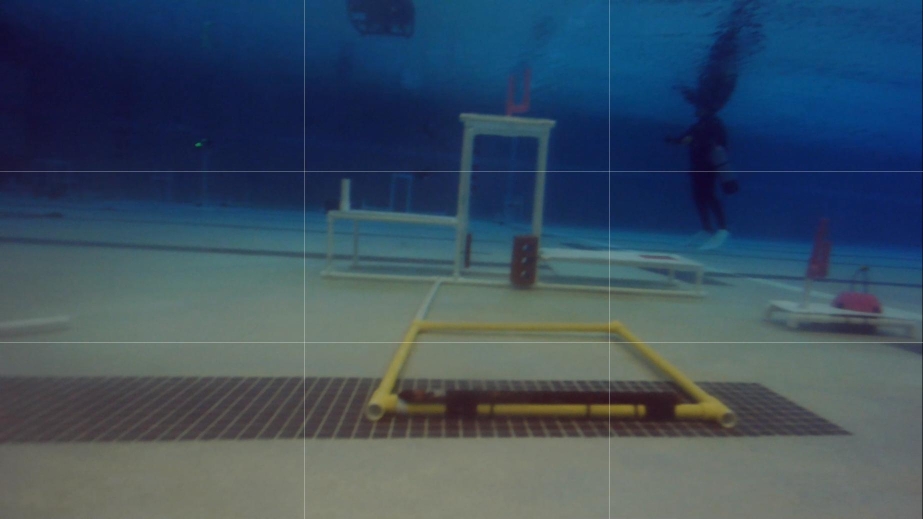
#> input picture 2024/coral platform/2024-06-22_00.12.28.800.jpg, 1846 x 1038 px (shown at 1/2 size)
$ python 'mate2024 mission 3.3 overall program(1).py'
#> lines starting #> are read from the running program, lines starting #| are printed output that depends on the picture
import math
import cv2
import cadquery as cq

points = []
reference_size = 26

def mouse_callback(event, x, y, flags, param):
    if event == cv2.EVENT_LBUTTONDOWN:
        points.append((x, y))
        cv2.circle(resized_image, (x, y), 2, (0, 0, 255), -1)  # 繪製紅色小點
        cv2.imshow("Image", resized_image)

image = cv2.imread(r"2024-06-22_00.12.28.800.jpg")
#> image is the input picture: shape (1038, 1846, 3); mean B, G, R 96.1, 79.4, 59.9

# 縮小圖片
resized_image = cv2.resize(image, (851, 639))
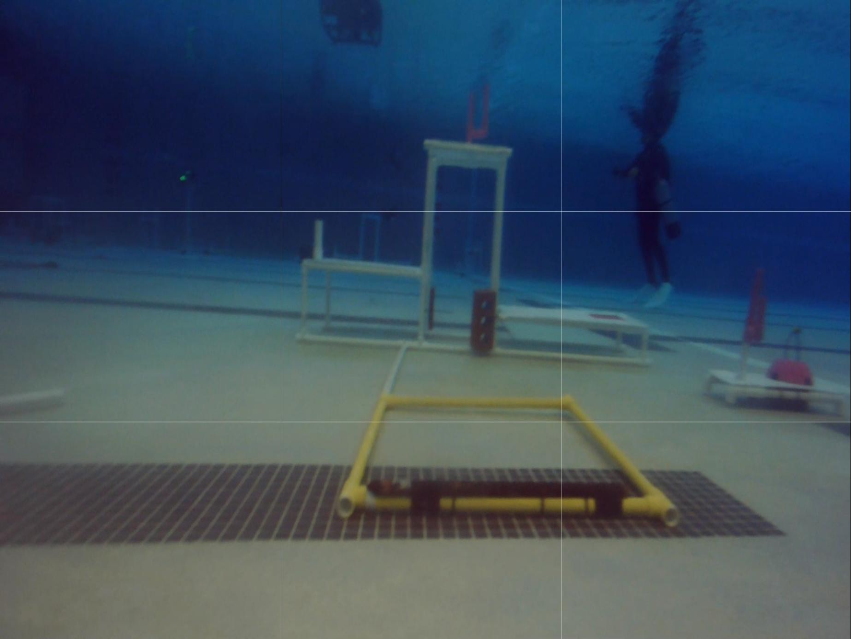
#> resized_image: shape (639, 851, 3); mean B, G, R 96.1, 79.3, 59.8

cv2.namedWindow("Image")
cv2.setMouseCallback("Image", mouse_callback)
cv2.imshow("Image", resized_image)
cv2.waitKey(0)
print("儲存的點座標：")
for point in points:
    print(point)
cv2.destroyAllWindows()

#> (the run stopped early here; a loop or call above may not have finished)
